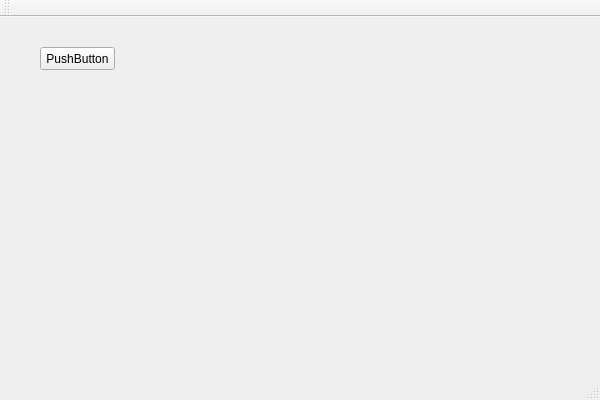
<?xml version="1.0" encoding="UTF-8"?>
<ui version="4.0">
 <class>VThreadClass</class>
 <widget class="QMainWindow" name="VThreadClass">
  <property name="geometry">
   <rect>
    <x>0</x>
    <y>0</y>
    <width>600</width>
    <height>400</height>
   </rect>
  </property>
  <property name="windowTitle">
   <string>VThread</string>
  </property>
  <widget class="QWidget" name="centralWidget">
   <widget class="QPushButton" name="pushButton">
    <property name="geometry">
     <rect>
      <x>40</x>
      <y>30</y>
      <width>75</width>
      <height>23</height>
     </rect>
    </property>
    <property name="text">
     <string>PushButton</string>
    </property>
   </widget>
  </widget>
  <widget class="QMenuBar" name="menuBar">
   <property name="geometry">
    <rect>
     <x>0</x>
     <y>0</y>
     <width>600</width>
     <height>23</height>
    </rect>
   </property>
  </widget>
  <widget class="QToolBar" name="mainToolBar">
   <attribute name="toolBarArea">
    <enum>TopToolBarArea</enum>
   </attribute>
   <attribute name="toolBarBreak">
    <bool>false</bool>
   </attribute>
  </widget>
  <widget class="QStatusBar" name="statusBar"/>
 </widget>
 <layoutdefault spacing="6" margin="11"/>
 <resources>
  <include location="VThread.qrc"/>
 </resources>
 <connections/>
</ui>
